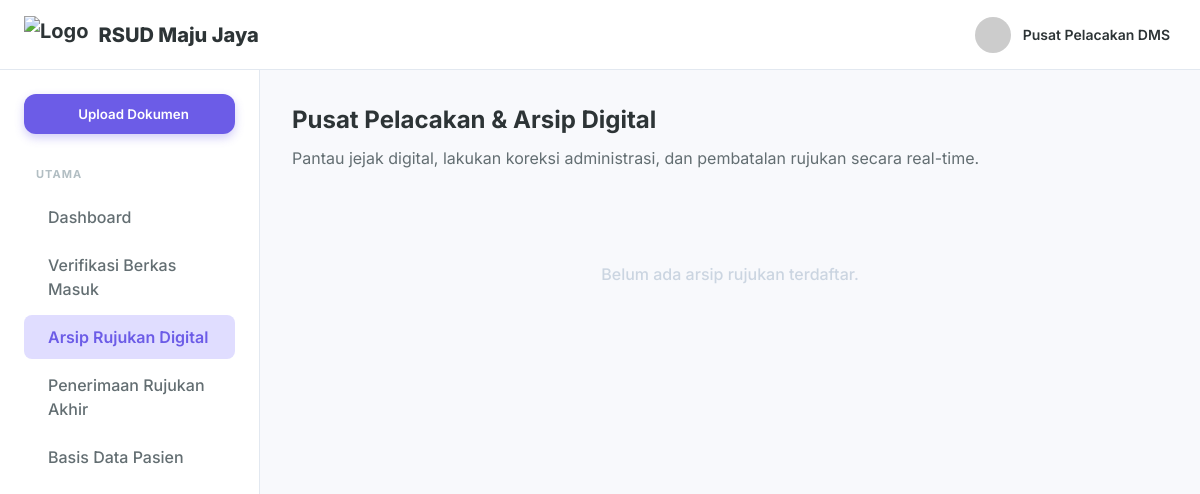
/referral_explorer.php, run on an earlier commit of the app's database.
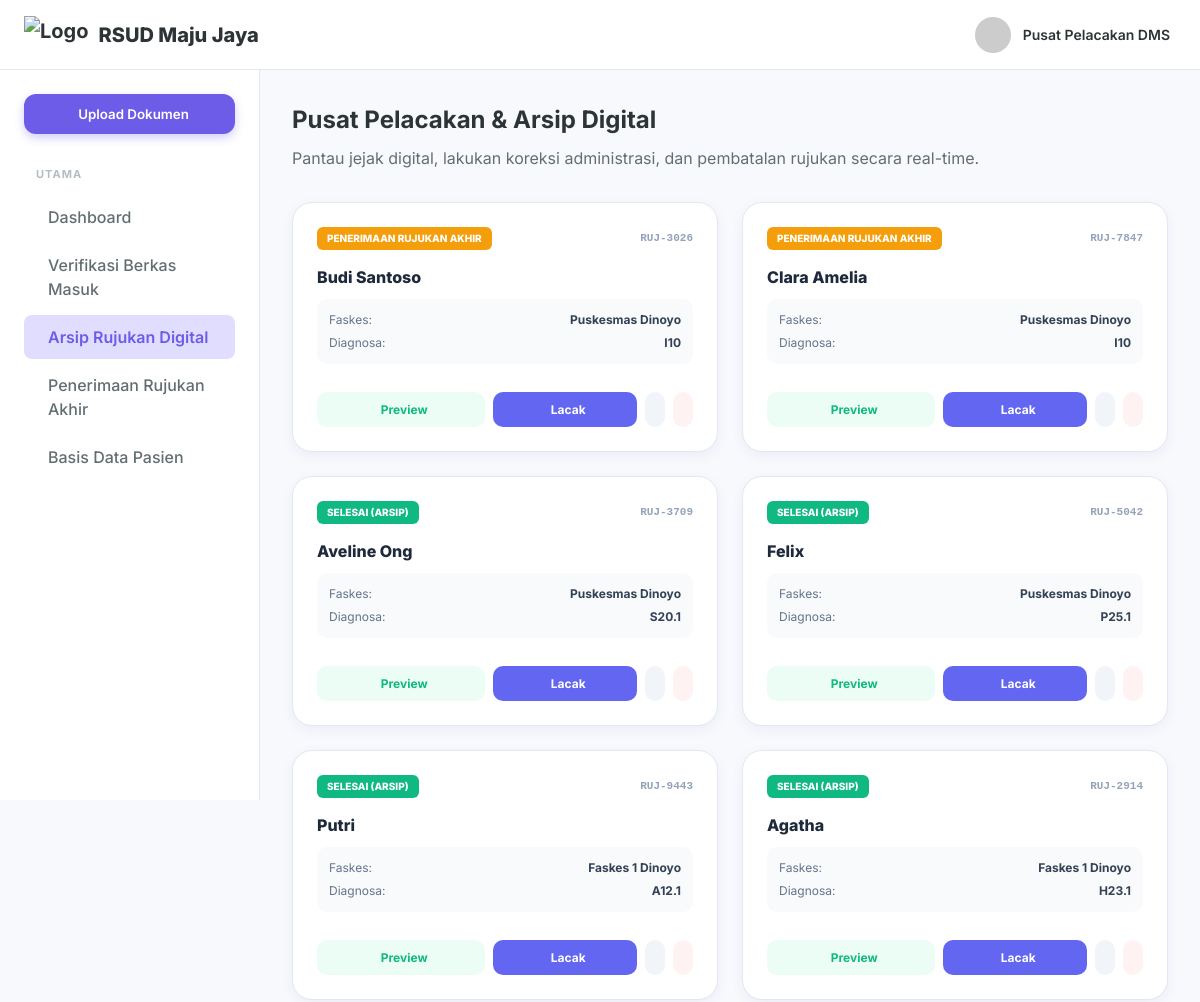
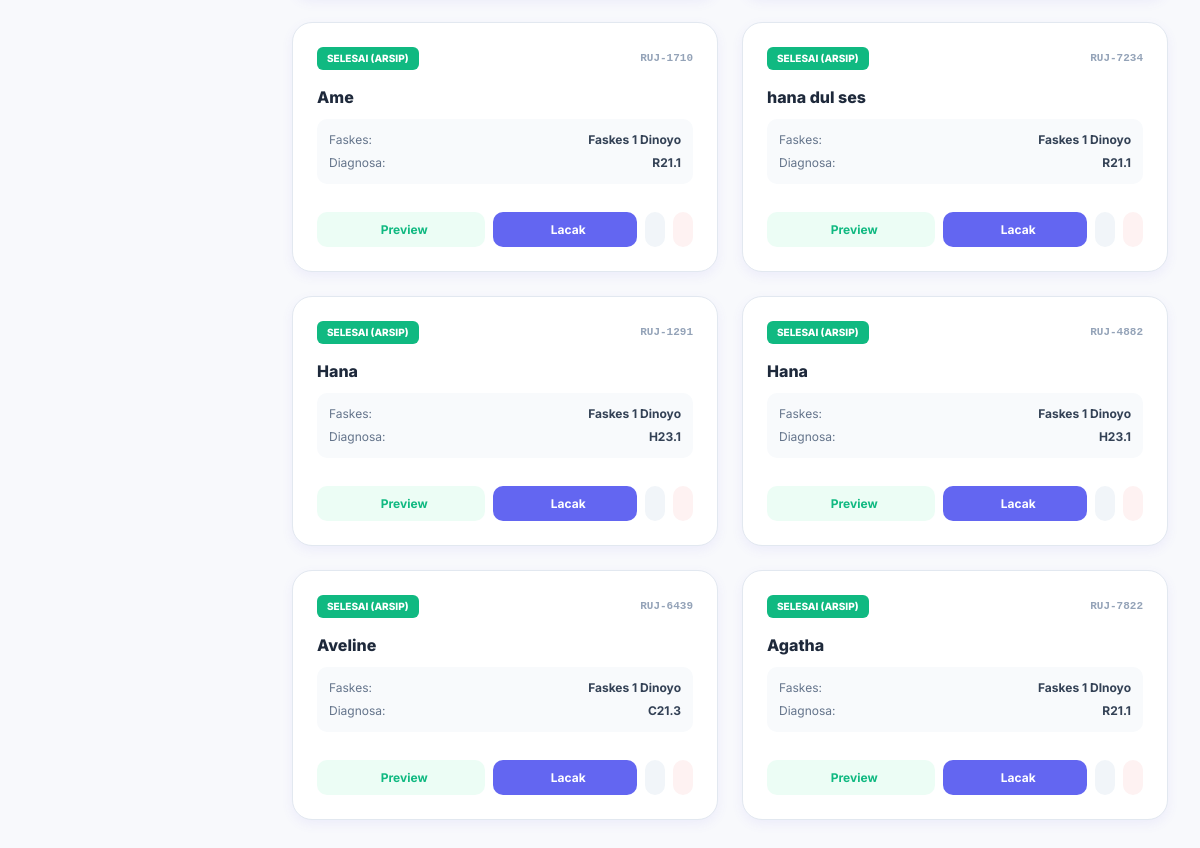
And on a later commit of the database (2 pictures, top to bottom).
### tables this page shows
CREATE TABLE referrals (
        id INTEGER PRIMARY KEY AUTOINCREMENT,
        referral_id TEXT UNIQUE NOT NULL,
        patient_name TEXT NOT NULL,
        patient_wa TEXT,
        faskes_wa TEXT,
        category TEXT,
        origin_faskes TEXT,
        insurance_type TEXT,
        card_number TEXT,
        diagnosis_initial TEXT,
        icd10 TEXT,
        therapy_initial TEXT,
        spec_diagnosis TEXT,
        follow_up_plan TEXT,
        letter_date TEXT,
        expiry_date TEXT,
        received_date TEXT,
        replied_at DATETIME,
        status_flow TEXT DEFAULT 'ENTRY',
        created_at DATETIME DEFAULT CURRENT_TIMESTAMP
    , faskes_kab_kota TEXT, faskes_tingkat TEXT, target_poli TEXT, target_kota TEXT, patient_status_peserta TEXT, medical_notes TEXT, doctor_name TEXT, birth_date TEXT, gender TEXT, is_deleted INTEGER DEFAULT 0, faskes_alamat TEXT, faskes_telp TEXT, faskes_email TEXT, nik TEXT, verified_by TEXT, final_destination TEXT);

### config.php (called while the page is built, shortened)
<?php
$db_file = __DIR__ . '/dms_hospital.sqlite';
try {
    $pdo = new PDO("sqlite:" . $db_file);
    $pdo->setAttribute(PDO::ATTR_ERRMODE, PDO::ERRMODE_EXCEPTION);
    $pdo->setAttribute(PDO::ATTR_DEFAULT_FETCH_MODE, PDO::FETCH_ASSOC);
    class SQLiteCompatibilityLayer {
        private $pdo;
        public function __construct($pdo) {
            $this->pdo = $pdo;
        }
        public function query($sql) {
            try {
                $stmt = $this->pdo->query($sql);
                return new SQLiteResultWrapper($stmt);
            } catch (PDOException $e) {
                die("Database Error: " . $e->getMessage() . " (SQL: $sql)");
            }
        }
    }
    class SQLiteResultWrapper {
        private $data = [];
        private $index = 0;
        public function __construct($stmt) {
            $this->stmt = $stmt;
            if ($stmt) {
                $all = $this->stmt->fetchAll();
                $this->num_rows = count($all);
                $this->data = $all;
                $this->index = 0;
            }
        }
        public function fetch_assoc() {
            if (isset($this->data[$this->index])) {
                return $this->data[$this->index++];
            }
            return null;
        }
        public function data_seek($n) {
            $this->index = $n;
        }
    }
    $conn = new SQLiteCompatibilityLayer($pdo);
} catch (PDOException $e) {
    die("Koneksi SQLite Gagal: " . $e->getMessage());
}

### referral_explorer.php (the view, shortened to what the changed rows need)
<?php
require_once 'config.php';
$sql_docs = "SELECT * FROM referrals WHERE is_deleted = 0 ORDER BY created_at DESC";
$result = $conn->query($sql_docs);
if ($result->num_rows > 0) {
    $result->data_seek(0);
}
?>
<!DOCTYPE html>
<html lang="id">
<head>
    <link rel="stylesheet" href="styles.css">
</head>
<body>
    <div class="app-container">
        <div class="main-layout">
            <main class="content-area">
                <h1 class="page-title">Pusat Pelacakan & Arsip Digital</h1>
                <div style="display: grid; grid-template-columns: repeat(auto-fill, minmax(320px, 1fr)); gap: 24px; margin-top: 32px;">
                    <?php if ($result->num_rows > 0): ?>
                        <?php while($row = $result->fetch_assoc()):
                            $status = $row['status_flow'];
                            $badge_color = ($status == 'REPLIED') ? '#10b981' : (($status == 'VERIFY') ? '#f59e0b' : '#6366f1');
                            $status_text = ($status == 'REPLIED') ? 'SELESAI (ARSIP)' : (($status == 'VERIFY') ? 'PENERIMAAN RUJUKAN AKHIR' : 'PROSES VERIFIKASI');
                        ?>
                            <div class="card" style="padding: 24px; border-radius: 20px; display: flex; flex-direction: column; justify-content: space-between; min-height: 250px;">
                                <div>
                                    <div style="display: flex; justify-content: space-between; align-items: center; margin-bottom: 15px;">
                                        <span style="font-size: 10px; font-weight: 800; color: white; background: <?= $badge_color ?>; padding: 4px 10px; border-radius: 6px;"><?= $status_text ?></span>
                                        <span style="font-size: 11px; color: #94a3b8; font-family: monospace; font-weight: 700;"><?= $row['referral_id'] ?></span>
                                    </div>
                                    <h3 style="font-weight: 800; font-size: 16px; margin-bottom: 4px; color: #1e293b;"><?= $row['patient_name'] ?></h3>
                                    <div style="background: #f8fafc; padding: 12px; border-radius: 10px; font-size: 12px; margin-bottom: 20px; margin-top: 10px;">
                                        <div style="display: flex; justify-content: space-between; margin-bottom: 5px;">
                                            <span style="color: #64748b;">Faskes:</span>
                                            <span style="font-weight: 700; color: #334155;"><?= $row['origin_faskes'] ?></span>
                                        </div>
                                        <div style="display: flex; justify-content: space-between;">
                                            <span style="color: #64748b;">Diagnosa:</span>
                                            <span style="font-weight: 700; color: #334155;"><?= $row['icd10'] ?></span>
                                        </div>
                                    </div>
                                </div>
                                <div style="display: flex; gap: 8px;">
                                    <button onclick="openPreviewModal('<?= $row['referral_id'] ?>')" style="flex: 1.2; padding: 10px; background: #ecfdf5; color: #10b981; border: none; border-radius: 10px; font-weight: 700; cursor: pointer; display: flex; align-items: center; justify-content: center; gap: 6px; font-size: 12px;" title="Pratinjau Surat Rujukan">
                                        <i class="ph ph-eye"></i> Preview
                                    </button>
                                    <button onclick="traceDocument('<?= $row['referral_id'] ?>', '<?= $row['patient_name'] ?>')" style="flex: 1; padding: 10px; background: #6366f1; color: white; border: none; border-radius: 10px; font-weight: 700; cursor: pointer; display: flex; align-items: center; justify-content: center; gap: 6px; font-size: 12px;">
                                        <i class="ph ph-magnifying-glass"></i> Lacak
                                    </button>
                                    <button onclick="openEditModal('<?= $row['referral_id'] ?>')" style="padding: 10px; background: #f1f5f9; color: #475569; border: none; border-radius: 10px; font-weight: 700; cursor: pointer; display: flex; align-items: center; justify-content: center;" title="Koreksi Data Rujukan">
                                    </button>
                                    <a href="referral_explorer.php?delete_id=<?= $row['referral_id'] ?>" onclick="return confirm('Apakah Anda yakin ingin membatalkan rujukan ini? Pembatalan akan dicatat ke dalam audit trail.')" style="padding: 10px; background: #fef2f2; color: #ef4444; border: none; border-radius: 10px; font-weight: 700; display: flex; align-items: center; justify-content: center; text-decoration: none;" title="Batalkan Rujukan">
                                    </a>
                                </div>
                            </div>
                        <?php endwhile; ?>
                    <?php else: ?>
                        <div style="grid-column: 1 / -1; text-align: center; padding: 60px; color: #cbd5e1; font-weight: 500;">Belum ada arsip rujukan terdaftar.</div>
                    <?php endif; ?>
                </div>
            </main>
        </div>
    </div>
</body>
</html>

What changed in the data, as far as the page shows it:
added referrals: status_flow "PENERIMAAN RUJUKAN AKHIR", referral "RUJ-3026", patient_name "Budi Santoso", origin_faskes "Puskesmas Dinoyo", icd10 "I10"
added referrals: status_flow "PENERIMAAN RUJUKAN AKHIR", referral "RUJ-7847", patient_name "Clara Amelia", origin_faskes "Puskesmas Dinoyo", icd10 "I10"
added referrals: status_flow "SELESAI (ARSIP)", referral "RUJ-3709", patient_name "Aveline Ong", origin_faskes "Puskesmas Dinoyo", icd10 "S20.1"
now on this page (row edited): referrals: status_flow "SELESAI (ARSIP)", referral "RUJ-5042", patient_name "Felix", origin_faskes "Puskesmas Dinoyo", icd10 "P25.1"
now on this page (row edited): referrals: status_flow "SELESAI (ARSIP)", referral "RUJ-9443", patient_name "Putri", origin_faskes "Faskes 1 Dinoyo", icd10 "A12.1"
now on this page (row edited): referrals: status_flow "SELESAI (ARSIP)", referral "RUJ-2914", patient_name "Agatha", origin_faskes "Faskes 1 Dinoyo", icd10 "H23.1"
now on this page (row edited): referrals: status_flow "SELESAI (ARSIP)", referral "RUJ-1710", patient_name "Ame", origin_faskes "Faskes 1 Dinoyo", icd10 "R21.1"
now on this page (row edited): referrals: status_flow "SELESAI (ARSIP)", referral "RUJ-7234", patient_name "hana dul ses", origin_faskes "Faskes 1 Dinoyo", icd10 "R21.1"
now on this page (row edited): referrals: status_flow "SELESAI (ARSIP)", referral "RUJ-1291", patient_name "Hana", origin_faskes "Faskes 1 Dinoyo", icd10 "H23.1"
now on this page (row edited): referrals: status_flow "SELESAI (ARSIP)", referral "RUJ-4882", patient_name "Hana", origin_faskes "Faskes 1 Dinoyo", icd10 "H23.1"
now on this page (row edited): referrals: status_flow "SELESAI (ARSIP)", referral "RUJ-6439", patient_name "Aveline", origin_faskes "Faskes 1 Dinoyo", icd10 "C21.3"
now on this page (row edited): referrals: status_flow "SELESAI (ARSIP)", referral "RUJ-7822", patient_name "Agatha", origin_faskes "Faskes 1 DInoyo", icd10 "R21.1"
Also different on the page:
text no longer shown: "Belum ada arsip rujukan terdaftar."
